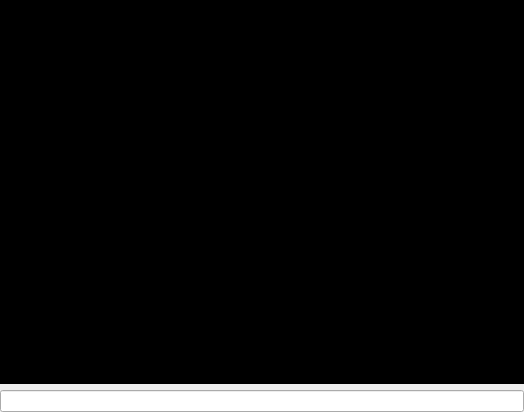
<?xml version="1.0" encoding="UTF-8"?>
<ui version="4.0">
 <class>Interpreter</class>
 <widget class="QDialog" name="Interpreter">
  <property name="geometry">
   <rect>
    <x>0</x>
    <y>0</y>
    <width>524</width>
    <height>412</height>
   </rect>
  </property>
  <property name="windowTitle">
   <string>Interpreter</string>
  </property>
  <layout class="QVBoxLayout" name="verticalLayout">
   <property name="leftMargin">
    <number>0</number>
   </property>
   <property name="topMargin">
    <number>0</number>
   </property>
   <property name="rightMargin">
    <number>0</number>
   </property>
   <property name="bottomMargin">
    <number>0</number>
   </property>
   <item>
    <widget class="QTextEdit" name="output">
     <property name="styleSheet">
      <string notr="true">QTextEdit#output {
		background-color: black;
		color: white;
		selection-color: black;
		selection-background-color: white;
}</string>
     </property>
     <property name="undoRedoEnabled">
      <bool>false</bool>
     </property>
     <property name="readOnly">
      <bool>true</bool>
     </property>
    </widget>
   </item>
   <item>
    <widget class="QLineEdit" name="input">
     <property name="styleSheet">
      <string notr="true">color: purple;
selection-color: yellow;
selection-background-color: magenta;</string>
     </property>
    </widget>
   </item>
  </layout>
 </widget>
 <layoutdefault spacing="6" margin="11"/>
 <resources/>
 <connections/>
</ui>
